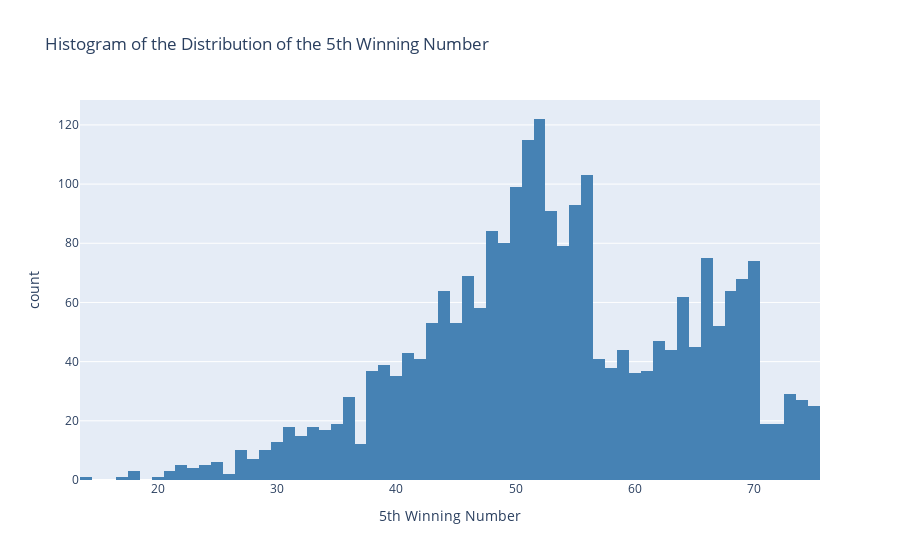

The notebook cell saved with this chart:
### Code cell
#histogram of 5th winning number
fig = px.histogram(df, x="win_num_5", nbins=100,title="Histogram of the Distribution of the 5th Winning Number",labels={
                     "win_num_5": " 5th Winning Number"},color_discrete_sequence=['steelblue'])
fig.show()

### Figure 1 — Plotly figure (JSON) as saved in the notebook; plotly's stock layout.template omitted (floating-point values rounded to 4 significant figures; data arrays with more than 128 entries replaced by an {"elided": "..."} marker saying what was removed)
{"data": [{"bingroup": "x", "hovertemplate": " 5th Winning Number=%{x}<br>count=%{y}<extra></extra>", "legendgroup": "", "marker": {"color": "steelblue", "pattern": {"shape": ""}}, "name": "", "nbinsx": 100, "orientation": "v", "showlegend": false, "type": "histogram", "x": {"elided": "2402 int values"}, "xaxis": "x", "yaxis": "y"}], "layout": {"barmode": "relative", "legend": {"tracegroupgap": 0}, "title": {"text": "Histogram of the Distribution of the 5th Winning Number"}, "xaxis": {"anchor": "y", "domain": [0, 1], "title": {"text": " 5th Winning Number"}}, "yaxis": {"anchor": "x", "domain": [0, 1], "title": {"text": "count"}}}}
